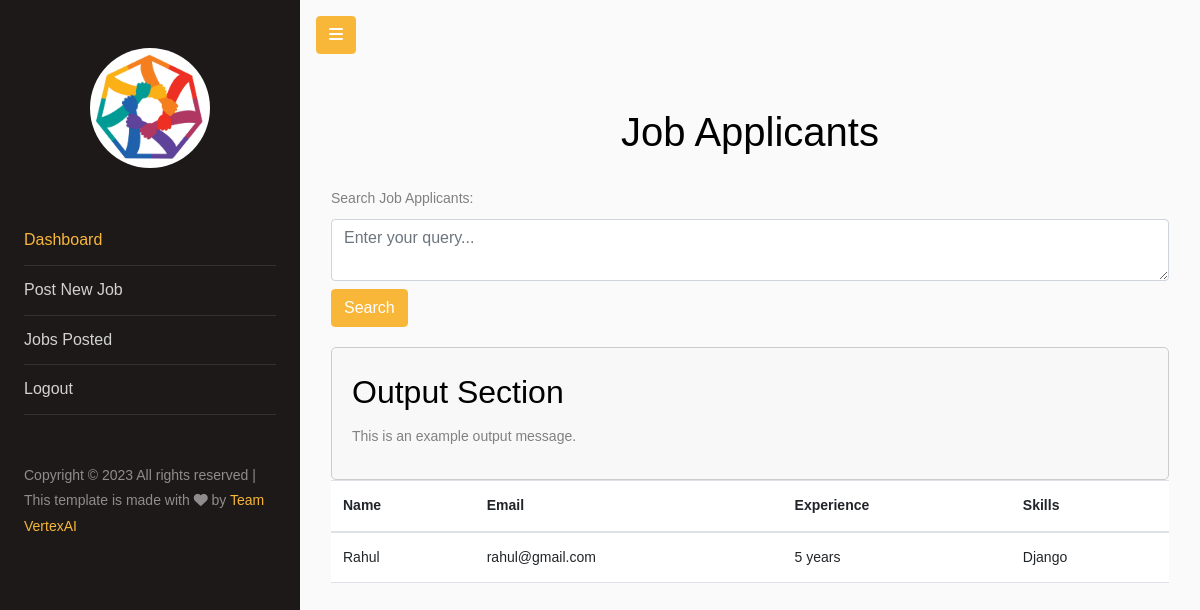
Before: /job_insights/1 (signed in) with the older database file.
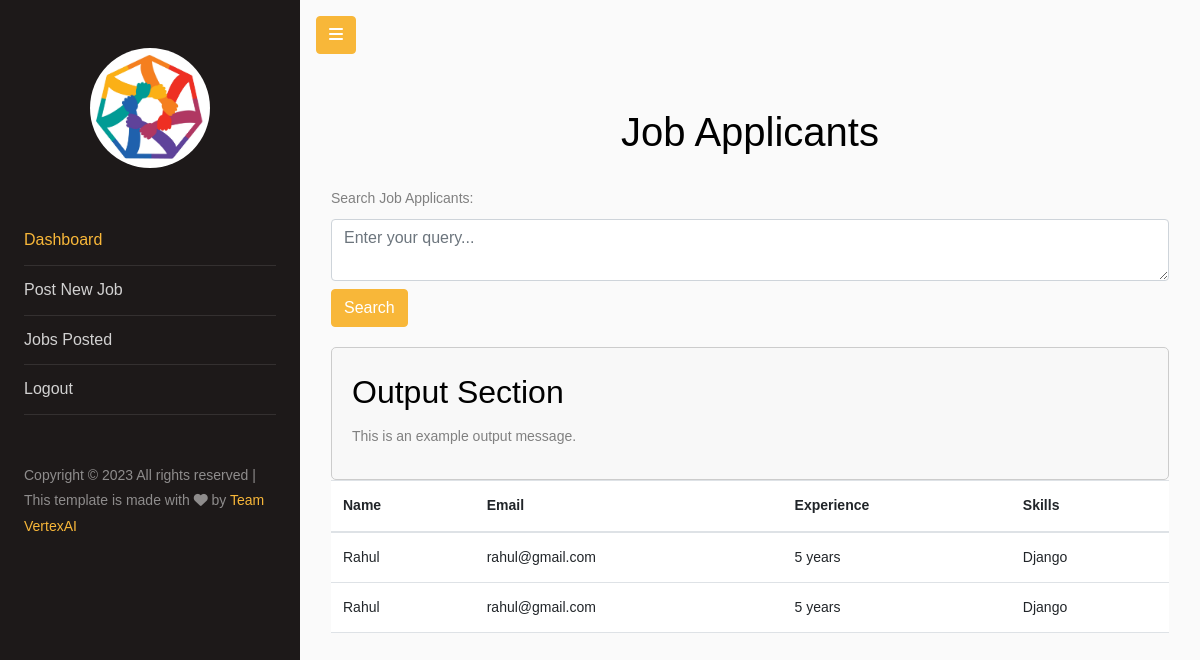
After: the same page with the newer database file.
### account/models.py (models this page shows, shortened)
class JobApplication(models.Model):
    job = models.ForeignKey(JobPost, on_delete=models.CASCADE)
    applicant = models.ForeignKey(CustomUser, on_delete=models.CASCADE)
    resume = models.FileField(upload_to="resumes")
    application_status = models.CharField(
        max_length=250,
        null=True,
        choices=(
            ("Applied", "Applied"),
            ("Rejected", "Rejected"),
            ("Interview Stage", "Interview Stage"),
            ("Job Offered", "Job Offered"),
        ),
        default="Applied",
    )
    communication_log = models.CharField(max_length=250, null=True)
    hiring_decision = models.CharField(
        max_length=250,
        null=True,
        choices=(("Hired", "Hired"), ("Rejected", "Rejected"), ("Pending", "Pending")),
        default="Pending"
    )
    application_date = models.DateField(auto_now_add=True)
    employee_info = models.OneToOneField(Employee_Info , on_delete=models.CASCADE)
    def __str__(self):
        return "{}_{}".format(self.job.job_title , self.applicant.email)

class CustomUser(AbstractUser):
    username = models.CharField(max_length=250, null=False)
    email = models.EmailField(max_length=250, unique=True)
    USERNAME_FIELD = "email"
    REQUIRED_FIELDS = ["username"]
    objects = CustomUserManager()
    user_type = models.IntegerField(choices=user_type_data, default=1)

class Employee_Info(models.Model):
    candidate_info = models.TextField(max_length=1000)
    skills = models.TextField(max_length=1000)
    experience = models.TextField(max_length=1000)

### account/views.py (the view)
# urls.py: path("job_insights/<int:job_id>", views.job_details , name="job_insights"),
@login_required(login_url='login')
def job_details(request , job_id):
    job = JobPost.objects.get(id=job_id)
    job_applicants = JobApplication.objects.filter(job = job).select_related('job' , 'applicant').all()
    print(job_applicants)
    mydict = {
        'Name' : [],
        'Email' : [],
        "Skills" : [],
        "Experience" : [],
        "Applicant Status" : []
    }
    for job_applicant in job_applicants:
        mydict['Name'].append(job_applicant.applicant.username)
        mydict['Email'].append(job_applicant.applicant.email)
        mydict['Skills'].append(job_applicant.employee_info.skills)
        mydict['Experience'].append(job_applicant.employee_info.experience)
        mydict['Experience'].append(job_applicant.employee_info.experience)
    json_string = json.dumps(mydict)
    print(json_string)
    context = {
        'job_applicants' : job_applicants,
        'job_id' : job.id,
    }
    return render(request , "account/job_details.html" , context=context)

### account/templates/account/job_details.html (shortened to what this page needs)
{% extends 'base.html' %}
{% block content %}
<div class="container mt-5">
    <h1 class="text-center mb-4">Job Applicants</h1>
    <div class="search-box">
        <form id="search-form">
            <label for="search-input">Search Job Applicants:</label>
            <textarea type="text" id="search-input" class="form-control mb-2" placeholder="Enter your query..."></textarea>
            <button type="submit" class="btn btn-primary submit-btn">Search</button>
        </form>
    </div>
    <div class="output-section">
        <h2>Output Section</h2>
        <p id="output-message">Output message will appear here</p>
    </div>
    <div class="row">
        <div class="col-md-12">
            <table class="table">
                <thead>
                    <tr>
                        <th>Name</th>
                        <th>Email</th>
                        <th>Experience</th>
                        <th>Skills</th>
                    </tr>
                </thead>
                <tbody>
                    {% for job_applicant in job_applicants %}
                    <tr>
                        <td>{{ job_applicant.applicant.username }}</td>
                        <td>{{ job_applicant.applicant.email }}</td>
                        <td>{{ job_applicant.employee_info.experience }}</td>
                        <td>{{ job_applicant.employee_info.skills }}</td>
                    </tr>
                    {% endfor %}
                </tbody>
            </table>
        </div>
    </div>
</div>
{% endblock content %}

Changed rows visible on the page:
added JobApplication: applicant.username "Rahul", applicant.email "rahul@gmail.com", employee_info.experience "5 years", employee_info.skills "Django"
